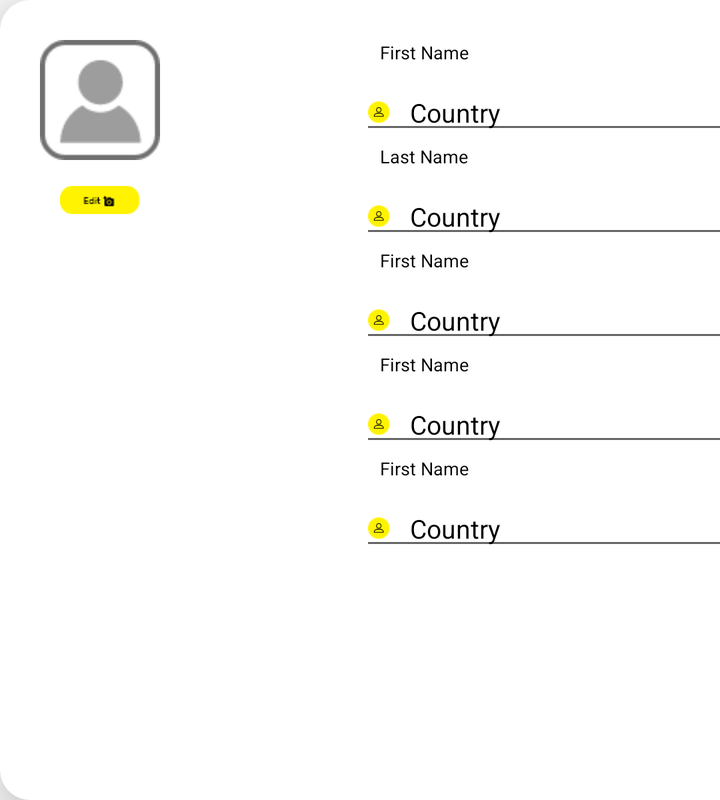
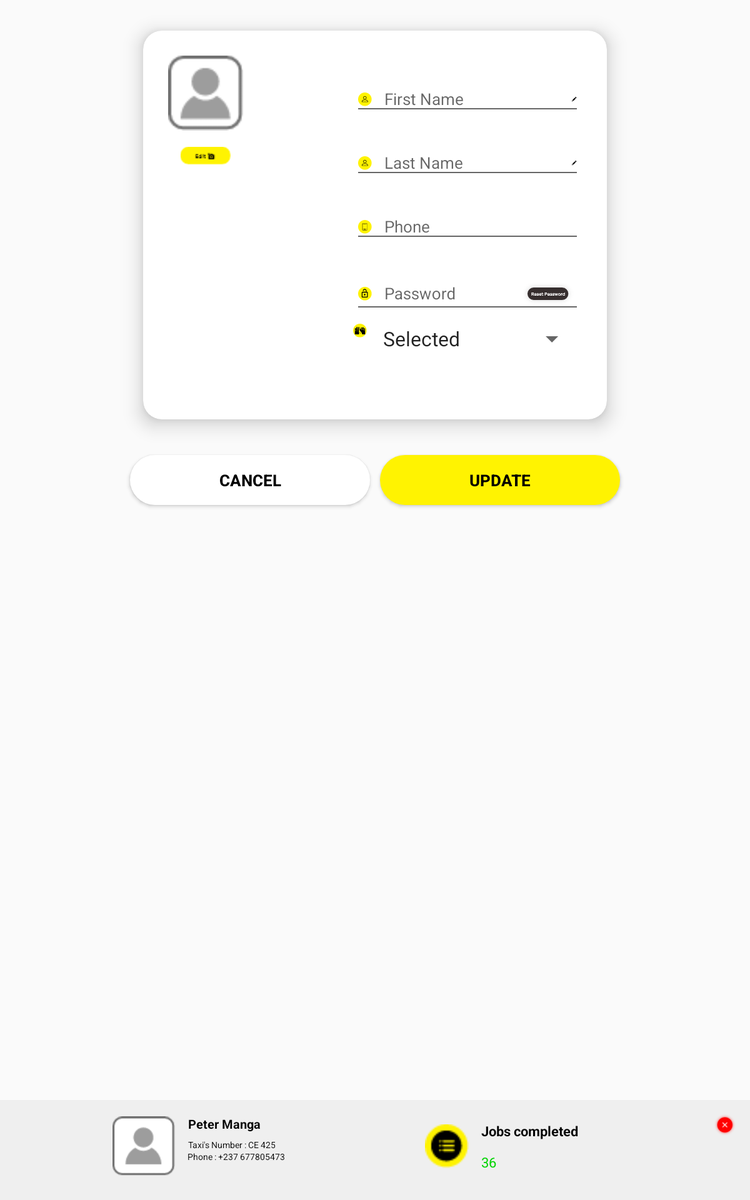

Two renders of one Android screen. The first uses the default layout on a phone; the second uses the alternative layout the repository ships for a different screen configuration, on a matching device. The two XML files are below.
<!-- AndroidManifest.xml: application theme Theme.AppCompat.Light.NoActionBar.FullScreen -->
<!-- res/layout/view_profil_dialog.xml -->
<?xml version="1.0" encoding="utf-8"?>
<androidx.cardview.widget.CardView
    xmlns:android="http://schemas.android.com/apk/res/android"
    xmlns:app="http://schemas.android.com/apk/res-auto"
    android:layout_width="@dimen/card_xsignin"
    android:layout_height="@dimen/card_xsignin"
    android:background="@color/commentbg"
    app:cardCornerRadius="15dp"
    app:cardElevation="10dp">

    <LinearLayout
        android:layout_width="match_parent"
        android:layout_height="match_parent"
        android:orientation="horizontal"
        android:weightSum="2">
        <RelativeLayout
            android:layout_width="0dp"
            android:layout_height="match_parent"
            android:layout_weight=".8"
            android:padding="@dimen/spacing_large">

            <RelativeLayout
                android:layout_width="@dimen/spacing_xxxlarge"
                android:layout_height="wrap_content">
            <ImageView
                android:id="@+id/iv_"
                android:layout_width="match_parent"
                android:layout_height="@dimen/spacing_xxxlarge"
                android:src="@drawable/groupe_1736"
                />
            <ImageView
                android:layout_width="@dimen/spacing_xllarge"
                android:layout_height="@dimen/spacing_xllarge"
                android:src="@drawable/groupe_1720"
                android:layout_below="@+id/iv_"
                android:layout_centerHorizontal="true"/>
            </RelativeLayout>
        </RelativeLayout>
        <LinearLayout
            android:layout_width="0dp"
            android:layout_height="match_parent"
            android:layout_weight="1.2"
            android:orientation="vertical"
            android:padding="@dimen/spacing_large">

            <LinearLayout
                android:layout_width="match_parent"
                android:layout_height="wrap_content"
                android:orientation="vertical">
                <TextView
                    android:layout_width="wrap_content"
                    android:layout_height="wrap_content"
                    android:textSize="9sp"
                    android:layout_marginLeft="@dimen/spacing_middle"
                    android:textColor="#000000"
                    android:lineSpacingExtra="1sp"
                    android:text="@string/first_name"
                    />
                <LinearLayout
                    android:layout_width="match_parent"
                    android:layout_height="wrap_content"
                    android:orientation="horizontal"
                    android:layout_marginTop="@dimen/spacing_medium">

                    <EditText
                        android:layout_width="match_parent"
                        android:layout_height="wrap_content"
                        android:hint="@string/country_label"
                        android:inputType="text"
                        android:textSize="13sp"
                        android:textColor="@color/black"
                        android:textColorHint="@color/black"
                        android:drawablePadding="@dimen/spacing_middle"
                        android:drawableLeft="@drawable/groupe_698"
                        android:drawableRight="@drawable/edit_button_1"
                        android:maxLines="1"
                        android:singleLine="true" />
                </LinearLayout>
            </LinearLayout>
            <LinearLayout
                android:layout_width="match_parent"
                android:layout_height="wrap_content"
                android:orientation="vertical">
                <TextView
                    android:layout_width="wrap_content"
                    android:layout_height="wrap_content"
                    android:textSize="9sp"
                    android:layout_marginLeft="@dimen/spacing_middle"
                    android:textColor="#000000"
                    android:lineSpacingExtra="1sp"
                    android:text="@string/last_name"
                    />
                <LinearLayout
                    android:layout_width="match_parent"
                    android:layout_height="wrap_content"
                    android:orientation="horizontal"
                    android:layout_marginTop="@dimen/spacing_medium">

                    <EditText
                        android:id="@+id/country"
                        android:layout_width="match_parent"
                        android:layout_height="wrap_content"
                        android:hint="@string/country_label"
                        android:inputType="text"
                        android:textSize="13sp"
                        android:textColor="@color/black"
                        android:textColorHint="@color/black"
                        android:drawablePadding="@dimen/spacing_middle"
                        android:drawableLeft="@drawable/groupe_698"
                        android:drawableRight="@drawable/edit_button_1"
                        android:maxLines="1"
                        android:singleLine="true" />
                </LinearLayout>
            </LinearLayout>
            <LinearLayout
                android:layout_width="match_parent"
                android:layout_height="wrap_content"
                android:orientation="vertical">
                <TextView
                    android:layout_width="wrap_content"
                    android:layout_height="wrap_content"
                    android:textSize="9sp"
                    android:layout_marginLeft="@dimen/spacing_middle"
                    android:textColor="#000000"
                    android:lineSpacingExtra="1sp"
                    android:text="@string/first_name"
                    />
                <LinearLayout
                    android:layout_width="match_parent"
                    android:layout_height="wrap_content"
                    android:orientation="horizontal"
                    android:layout_marginTop="@dimen/spacing_medium">

                    <EditText
                        android:id="@+id/country"
                        android:layout_width="match_parent"
                        android:layout_height="wrap_content"
                        android:hint="@string/country_label"
                        android:inputType="text"
                        android:textSize="13sp"
                        android:textColor="@color/black"
                        android:textColorHint="@color/black"
                        android:drawablePadding="@dimen/spacing_middle"
                        android:drawableLeft="@drawable/groupe_698"
                        android:drawableRight="@drawable/edit_button_1"
                        android:maxLines="1"
                        android:singleLine="true" />
                </LinearLayout>
            </LinearLayout>
            <LinearLayout
                android:layout_width="match_parent"
                android:layout_height="wrap_content"
                android:orientation="vertical">
                <TextView
                    android:layout_width="wrap_content"
                    android:layout_height="wrap_content"
                    android:textSize="9sp"
                    android:layout_marginLeft="@dimen/spacing_middle"
                    android:textColor="#000000"
                    android:lineSpacingExtra="1sp"
                    android:text="@string/first_name"
                    />
                <LinearLayout
                    android:layout_width="match_parent"
                    android:layout_height="wrap_content"
                    android:orientation="horizontal"
                    android:layout_marginTop="@dimen/spacing_medium">

                    <EditText
                        android:id="@+id/country"
                        android:layout_width="match_parent"
                        android:layout_height="wrap_content"
                        android:hint="@string/country_label"
                        android:inputType="text"
                        android:textSize="13sp"
                        android:textColor="@color/black"
                        android:textColorHint="@color/black"
                        android:drawablePadding="@dimen/spacing_middle"
                        android:drawableLeft="@drawable/groupe_698"
                        android:drawableRight="@drawable/edit_button_1"
                        android:maxLines="1"
                        android:singleLine="true" />
                </LinearLayout>
            </LinearLayout>
            <LinearLayout
                android:layout_width="match_parent"
                android:layout_height="wrap_content"
                android:orientation="vertical">
                <TextView
                    android:layout_width="wrap_content"
                    android:layout_height="wrap_content"
                    android:textSize="9sp"
                    android:layout_marginLeft="@dimen/spacing_middle"
                    android:textColor="#000000"
                    android:lineSpacingExtra="1sp"
                    android:text="@string/first_name"
                    />
                <LinearLayout
                    android:layout_width="match_parent"
                    android:layout_height="wrap_content"
                    android:orientation="horizontal"
                    android:layout_marginTop="@dimen/spacing_medium">

                    <EditText
                        android:id="@+id/country"
                        android:layout_width="match_parent"
                        android:layout_height="wrap_content"
                        android:hint="@string/country_label"
                        android:inputType="text"
                        android:textSize="13sp"
                        android:textColor="@color/black"
                        android:textColorHint="@color/black"
                        android:drawablePadding="@dimen/spacing_middle"
                        android:drawableLeft="@drawable/groupe_698"
                        android:drawableRight="@drawable/edit_button_1"
                        android:maxLines="1"
                        android:singleLine="true" />
                </LinearLayout>
            </LinearLayout>
        </LinearLayout>

    </LinearLayout>

</androidx.cardview.widget.CardView>
<!-- resources referenced by this layout -->
<resources>
  <color name="black">#000000</color>
  <color name="commentbg">#f2f2e8</color>
  <dimen name="card_xsignin">400dp</dimen>
  <dimen name="spacing_large">20dp</dimen>
  <dimen name="spacing_medium">5dp</dimen>
  <dimen name="spacing_middle">10dp</dimen>
  <dimen name="spacing_xllarge">40dp</dimen>
  <dimen name="spacing_xxxlarge">60dp</dimen>
  <!-- drawable edit_button_1: png bitmap (drawable-hdpi, 154 bytes) -->
  <!-- drawable groupe_1720: png bitmap (drawable-hdpi, 457 bytes) -->
  <!-- drawable groupe_1736: png bitmap (drawable-hdpi, 974 bytes) -->
  <!-- drawable groupe_698: png bitmap (drawable-hdpi, 478 bytes) -->
  <string name="country_label">Country</string>
  <string name="first_name">First Name </string>
  <string name="last_name">Last Name </string>
  <style name="Theme.AppCompat.Light.NoActionBar.FullScreen" parent="@style/Theme.AppCompat.Light.NoActionBar">
          <item name="android:windowNoTitle">true</item>
          <item name="android:windowActionBar">false</item>
          <item name="android:windowFullscreen">true</item>
          <item name="android:windowContentOverlay">@null</item>
      </style>
</resources>
<!-- res/layout-sw600dp/view_profil_dialog.xml (the repository's variant of the layout above) -->
<!-- drawn on a 7-inch tablet held upright -->
<?xml version="1.0" encoding="utf-8"?>
<RelativeLayout
    xmlns:android="http://schemas.android.com/apk/res/android"
    xmlns:app="http://schemas.android.com/apk/res-auto"
    android:layout_width="match_parent"
    android:layout_height="match_parent">
<androidx.cardview.widget.CardView
    android:layout_centerHorizontal="true"
    android:id="@+id/card"
    android:layout_marginTop="@dimen/spacing_medium"
    android:layout_width="@dimen/card_xsignin"
    android:layout_height="@dimen/card_signin2"
    android:layout_marginLeft="@dimen/spacing_xxxlarge"
    app:cardCornerRadius="15dp"
    app:cardElevation="10dp"
    app:cardBackgroundColor="@color/white"
    app:cardUseCompatPadding="true">

    <LinearLayout
        android:layout_width="match_parent"
        android:layout_height="match_parent"
        android:orientation="horizontal"
        android:weightSum="2">
        <RelativeLayout
            android:layout_width="0dp"
            android:layout_height="match_parent"
            android:layout_weight=".8"
            android:padding="@dimen/spacing_large">

            <RelativeLayout
                android:layout_width="@dimen/spacing_xxxlarge"
                android:layout_height="wrap_content">
            <ImageView
                android:id="@+id/iv_"
                android:layout_width="match_parent"
                android:layout_height="@dimen/spacing_xxxlarge"
                android:src="@drawable/groupe_1736"
                />
            <ImageView
                android:id="@+id/upload"
                android:layout_width="@dimen/spacing_xllarge"
                android:layout_height="@dimen/spacing_xllarge"
                android:src="@drawable/groupe_1720"
                android:layout_below="@+id/iv_"
                android:layout_centerHorizontal="true"/>
            </RelativeLayout>
        </RelativeLayout>
        <LinearLayout
            android:layout_width="0dp"
            android:layout_height="match_parent"
            android:layout_weight="1.2"
            android:orientation="vertical"
            android:padding="@dimen/spacing_large">

            <com.google.android.material.textfield.TextInputLayout
                android:layout_width="match_parent"
                android:layout_height="wrap_content"
                android:layout_marginTop="@dimen/spacing_medium">

                    <EditText
                        android:id="@+id/firstname"
                        android:layout_width="match_parent"
                        android:layout_height="wrap_content"
                        android:hint="@string/first_name"
                        android:inputType="text"
                        android:textSize="13sp"
                        android:textColor="@color/black"
                        android:textColorHint="@color/black"
                        android:drawablePadding="@dimen/spacing_middle"
                        android:drawableLeft="@drawable/groupe_881"
                        android:drawableRight="@drawable/edit_button_1"
                        android:maxLines="1"
                        android:singleLine="true" />
            </com.google.android.material.textfield.TextInputLayout>

            <com.google.android.material.textfield.TextInputLayout
                android:layout_width="match_parent"
                android:layout_height="wrap_content"
                android:layout_marginTop="@dimen/spacing_medium">

                    <EditText
                        android:id="@+id/lastname"
                        android:layout_width="match_parent"
                        android:layout_height="wrap_content"
                        android:hint="@string/last_name"
                        android:inputType="text"
                        android:textSize="13sp"
                        android:textColor="@color/black"
                        android:textColorHint="@color/black"
                        android:drawablePadding="@dimen/spacing_middle"
                        android:drawableLeft="@drawable/groupe_881"
                        android:drawableRight="@drawable/edit_button_1"
                        android:maxLines="1"
                        android:singleLine="true" />
            </com.google.android.material.textfield.TextInputLayout>
            <com.google.android.material.textfield.TextInputLayout
                android:layout_width="match_parent"
                android:layout_height="wrap_content"
                android:layout_marginTop="@dimen/spacing_medium">

                    <EditText
                        android:id="@+id/number"
                        android:layout_width="match_parent"
                        android:layout_height="wrap_content"
                        android:hint="@string/phone"
                        android:inputType="text"
                        android:textSize="13sp"
                        android:textColor="@color/black"
                        android:textColorHint="@color/black"
                        android:drawablePadding="@dimen/spacing_middle"
                        android:drawableLeft="@drawable/groupe_882"
                        android:maxLines="1"
                        android:singleLine="true" />
            </com.google.android.material.textfield.TextInputLayout>
            <com.google.android.material.textfield.TextInputLayout
                android:layout_width="match_parent"
                android:layout_height="wrap_content"
                android:layout_marginTop="@dimen/spacing_medium">

                <EditText
                    android:id="@+id/password"
                    android:layout_width="match_parent"
                    android:layout_height="wrap_content"
                    android:hint="@string/password"
                    android:inputType="textPassword"
                    android:textSize="13sp"
                    android:textColor="@color/black"
                    android:textColorHint="@color/black"
                    android:drawablePadding="@dimen/spacing_middle"
                    android:drawableLeft="@drawable/groupe_1387"
                    android:drawableRight="@drawable/composant_76_2"
                    android:maxLines="1"
                    android:singleLine="true" />
            </com.google.android.material.textfield.TextInputLayout>
            <LinearLayout
                android:layout_width="match_parent"
                android:layout_height="wrap_content"
                android:orientation="horizontal"
                android:layout_marginTop="@dimen/spacing_medium">

                <ImageView
                    android:layout_width="wrap_content"
                    android:layout_height="wrap_content"
                    android:src="@drawable/groupe_1522"/>
                <Spinner
                    android:id="@+id/spinner2"
                    android:layout_width="match_parent"
                    android:layout_height="wrap_content"
                    android:layout_gravity="center"
                    android:gravity="center"
                    android:layout_marginLeft="5dp"
                    android:spinnerMode="dropdown"
                    android:textSize="13sp"
                    android:entries="@array/town"/>
            </LinearLayout>
        </LinearLayout>
    </LinearLayout>
</androidx.cardview.widget.CardView>

    <LinearLayout
        android:id="@+id/ll_btn"
        android:layout_below="@+id/card"
        android:layout_width="@dimen/card_xsignin"
        android:layout_height="wrap_content"
        android:layout_marginTop="@dimen/spacing_medium"
        android:layout_marginLeft="@dimen/spacing_xxxlarge"
        android:layout_centerHorizontal="true"
        android:orientation="horizontal"
        android:weightSum="2">
        <Button
            android:id="@+id/cancel"
            android:layout_width="0dp"
            android:layout_height="wrap_content"
            android:layout_gravity="center"
            android:background="@drawable/btn_round_white"
            android:textSize="13sp"
            android:layout_weight="1"
            android:textColor="@color/black"
            android:lineSpacingExtra="-0.7sp"
            android:text="@string/cancel2"
            android:textStyle="bold"
            />

        <Button
            android:id="@+id/update"
            android:layout_width="0dp"
            android:layout_height="wrap_content"
            android:layout_gravity="center"
            android:background="@drawable/btn_round_yellow"
            android:textSize="13sp"
            android:layout_weight="1"
            android:textColor="@color/black"
            android:lineSpacingExtra="-0.7sp"
            android:text="@string/update_label"
            android:textStyle="bold"
            />
    </LinearLayout>

    <RelativeLayout
        android:layout_width="match_parent"
        android:layout_height="@dimen/spacing_xslarge"
        android:background="@color/bottom_card"
        android:padding="@dimen/spacing_middle"
        android:layout_alignParentBottom="true">

        <ImageView
            android:layout_width="@dimen/spacing_large"
            android:layout_height="@dimen/spacing_large"
            android:layout_alignParentEnd="true"
            android:src="@drawable/groupe_370"/>
        <LinearLayout
            android:layout_marginLeft="@dimen/spacing_xslarge"
            android:layout_width="match_parent"
            android:layout_height="wrap_content"
            android:layout_marginTop="2dp"
            android:orientation="horizontal"
            android:weightSum="2">
            <LinearLayout
                android:layout_width="0dp"
                android:layout_height="wrap_content"
                android:layout_weight="1">
                <ImageView
                    android:src="@drawable/groupe_1737"
                    android:layout_width="@dimen/spacing_xxlarge"
                    android:layout_height="@dimen/spacing_xxlarge"/>
                <LinearLayout
                    android:layout_width="match_parent"
                    android:layout_height="@dimen/spacing_xxlarge"
                    android:orientation="vertical"
                    android:layout_marginLeft="@dimen/spacing_middle"
                    android:layout_marginBottom="@dimen/spacing_medium">
                    <TextView
                        android:layout_width="wrap_content"
                        android:layout_height="wrap_content"
                        android:textSize="10sp"
                        android:textColor="@color/black"
                        android:lineSpacingExtra="1.3sp"
                        android:gravity="center_horizontal"
                        android:textStyle="bold"
                        android:text="Peter Manga"
                        />
                    <TextView
                        android:layout_marginTop="@dimen/spacing_medium"
                        android:layout_width="wrap_content"
                        android:layout_height="wrap_content"
                        android:textSize="7sp"
                        android:textColor="@color/black"
                        android:lineSpacingExtra="0.7sp"
                        android:gravity="center_horizontal"
                        android:text="Taxi's Number : CE 425"
                        />
                    <TextView
                        android:layout_width="wrap_content"
                        android:layout_height="wrap_content"
                        android:textSize="7sp"
                        android:textColor="@color/black"
                        android:lineSpacingExtra="0.7sp"
                        android:gravity="center_horizontal"
                        android:text="Phone : +237 677805473"
                        />
                </LinearLayout>
            </LinearLayout>
            <LinearLayout
                android:layout_width="0dp"
                android:layout_height="wrap_content"
                android:layout_weight="1">
                <ImageView
                    android:src="@drawable/groupe_709"
                    android:layout_width="@dimen/spacing_xlarge"
                    android:layout_height="@dimen/spacing_xxlarge"/>
                <LinearLayout
                    android:layout_width="wrap_content"
                    android:layout_height="@dimen/spacing_xxlarge"
                    android:orientation="vertical"
                    android:layout_marginLeft="@dimen/spacing_middle"
                    android:layout_marginBottom="@dimen/spacing_medium">
                    <TextView
                        android:layout_width="wrap_content"
                        android:layout_height="wrap_content"
                        android:textSize="11sp"
                        android:layout_marginTop="@dimen/spacing_medium"
                        android:textColor="@color/black"
                        android:lineSpacingExtra="1.3sp"
                        android:gravity="center_horizontal"
                        android:textStyle="bold"
                        android:text="Jobs completed"
                        />
                    <TextView
                        android:layout_marginTop="@dimen/spacing_middle"
                        android:layout_width="wrap_content"
                        android:layout_height="wrap_content"
                        android:textSize="11sp"
                        android:textColor="@color/commentsent"
                        android:lineSpacingExtra="0.7sp"
                        android:gravity="center_horizontal"
                        android:text="36"
                        />
                </LinearLayout>
            </LinearLayout>
        </LinearLayout>
    </RelativeLayout>
</RelativeLayout>
<!-- resources referenced by the variant -->
<!-- as a 7-inch tablet held upright resolves them -->
<resources>
  <array name="town">
          <item>Selected</item>
          <item>Baffoussam</item>
          <item>Douala</item>
          <item>Yaoundé</item>
      </array>
  <color name="black">#000000</color>
  <color name="bottom_card">#efefef</color>
  <color name="commentsent">#00d400</color>
  <color name="white">#ffffff</color>
  <dimen name="card_signin2">350dp</dimen>
  <dimen name="card_xsignin">400dp</dimen>
  <dimen name="spacing_large">20dp</dimen>
  <dimen name="spacing_medium">5dp</dimen>
  <dimen name="spacing_middle">10dp</dimen>
  <dimen name="spacing_xlarge">35dp</dimen>
  <dimen name="spacing_xllarge">40dp</dimen>
  <dimen name="spacing_xslarge">80dp</dimen>
  <dimen name="spacing_xxlarge">50dp</dimen>
  <dimen name="spacing_xxxlarge">60dp</dimen>
  <!-- drawable btn_round_white (drawable) -->
  <?xml version="1.0" encoding="utf-8"?>
  <selector xmlns:android="http://schemas.android.com/apk/res/android">
  
      <item android:bottom="4dp" android:left="4dp" android:right="4dp" android:top="4dp">
          <layer-list>
              <item android:bottom="4dp" android:left="4dp" android:right="4dp" android:top="4dp">
                  <shape android:shape="rectangle">
                      <corners android:bottomLeftRadius="30dp" android:bottomRightRadius="30dp" android:radius="60dp" android:topLeftRadius="30dp" android:topRightRadius="30dp" />
                      <gradient
                          android:angle="0"
                          android:startColor="@color/white"
                          android:endColor="@color/white"
                          android:type="linear" />
                      <padding android:bottom="0dp" android:left="0dp" android:right="0dp" android:top="0dp" />
                      <size android:width="110dp" android:height="40dp" />
                  </shape>
              </item>
          </layer-list>
  
      </item>
  </selector>
  <!-- drawable btn_round_yellow (drawable) -->
  <?xml version="1.0" encoding="utf-8"?>
  <selector xmlns:android="http://schemas.android.com/apk/res/android">
  
      <item android:bottom="4dp" android:left="4dp" android:right="4dp" android:top="4dp">
          <layer-list>
              <item android:bottom="4dp" android:left="4dp" android:right="4dp" android:top="4dp">
                  <shape android:shape="rectangle">
                      <corners android:bottomLeftRadius="30dp" android:bottomRightRadius="30dp" android:radius="60dp" android:topLeftRadius="30dp" android:topRightRadius="30dp" />
                      <gradient
                          android:angle="0"
                          android:startColor="@color/taxiapp"
                          android:endColor="@color/taxiapp"
                          android:type="linear" />
                      <padding android:bottom="0dp" android:left="0dp" android:right="0dp" android:top="0dp" />
                      <size android:width="110dp" android:height="40dp" />
                  </shape>
              </item>
          </layer-list>
  
      </item>
  </selector>
  <!-- drawable groupe_1736: png bitmap (drawable-hdpi, 974 bytes) -->
  <!-- drawable groupe_370: png bitmap (drawable-hdpi, 803 bytes) -->
  <!-- drawable groupe_709: png bitmap (drawable-hdpi, 650 bytes) -->
  <!-- drawable groupe_881: png bitmap (drawable-xhdpi, 595 bytes) -->
  <!-- drawable groupe_882: png bitmap (drawable-hdpi, 444 bytes) -->
  <string name="cancel2">Cancel</string>
  <string name="first_name">First Name </string>
  <string name="last_name">Last Name </string>
  <string name="password">Password</string>
  <string name="phone">Phone</string>
  <string name="update_label">Update</string>
  <style name="Theme.AppCompat.Light.NoActionBar.FullScreen" parent="@style/Theme.AppCompat.Light.NoActionBar">
          <item name="android:windowNoTitle">true</item>
          <item name="android:windowActionBar">false</item>
          <item name="android:windowFullscreen">true</item>
          <item name="android:windowContentOverlay">@null</item>
      </style>
  <color name="taxiapp">#fff301</color>
</resources>
